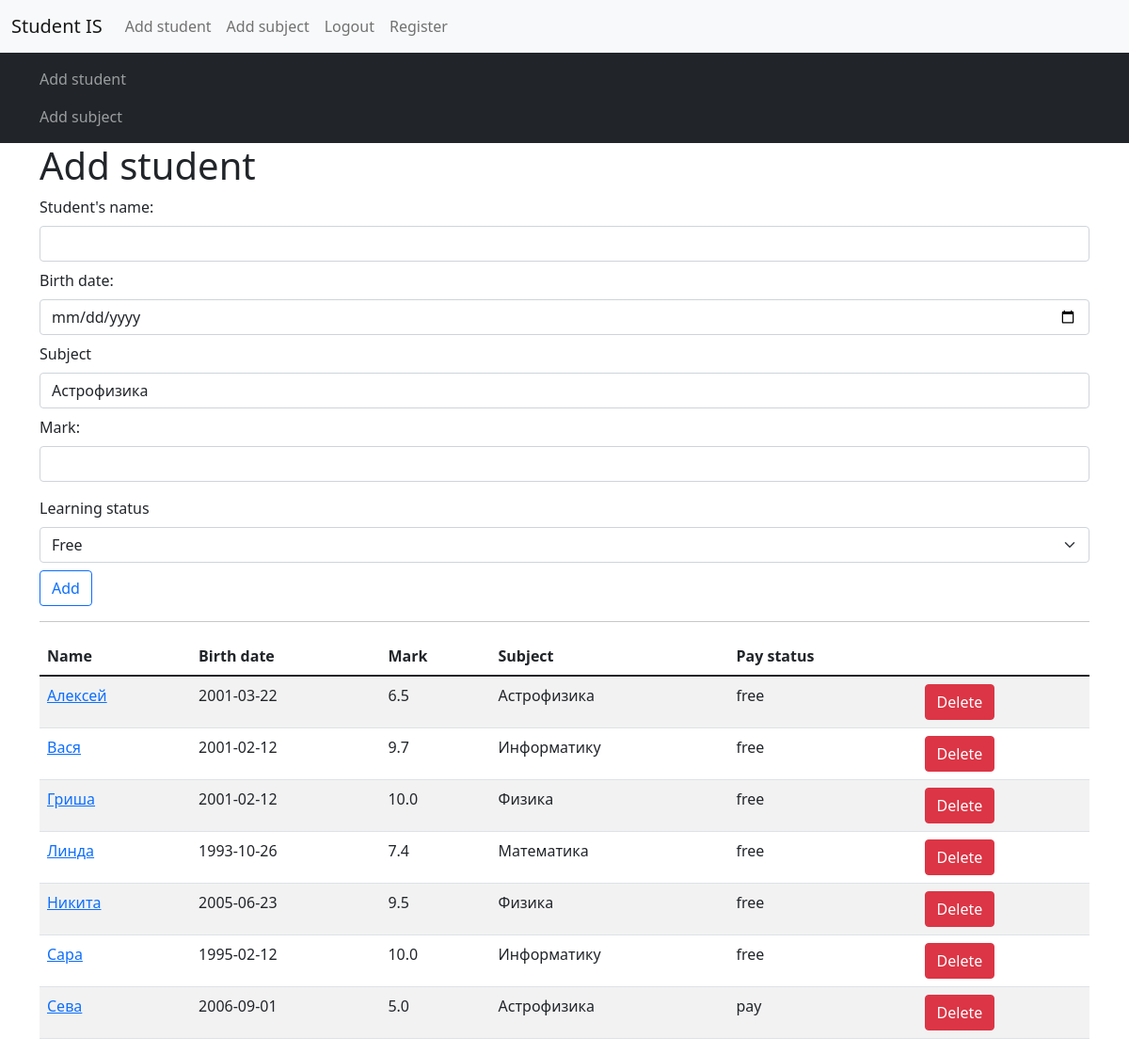
The page /add-student (signed in) on the database its author committed.
### models.py (models this page shows)
class Students(db.Model):
    id = db.Column(db.Integer, primary_key=True)
    name = db.Column(db.String(120), nullable=False)
    birth_date = db.Column(db.Date, nullable=False, default=datetime.now())
    mark = db.Column(db.Float, nullable=False, default=3.2)
    subject_id = db.Column(db.Integer, db.ForeignKey('subjects.id'))
    status = db.Column(db.String(10), nullable=False, default='Paid')

class Subjects(db.Model):
    id = db.Column(db.Integer, primary_key=True)
    name = db.Column(db.String(80), nullable=False)
    teacher_id = db.Column(db.Integer, db.ForeignKey('teachers.id'))
    student = db.relationship('Students', backref='subjects', lazy=True)

### routes.py (the view, shortened to what this page needs)
@app.route('/add-student', methods=['GET', 'POST'])
@login_required
def add_student():
    form = StudentForm()
    form.subject.choices = [(subject.id, subject.name) for subject in Subjects.query.order_by(Subjects.name).all()]
    students = Students.query.order_by(Students.name).all()
    return render_template('add_students.html', form=form, items=students)

### forms.py
class StudentForm(FlaskForm):
    name = StringField('Student\'s name: ',
                       validators=[DataRequired()])
    birth_date = DateField('Birth date: ',
                           validators=[DataRequired()])
    mark = FloatField('Mark: ')
    subject = SelectField('Subject', choices=[])
    status = SelectField('Learning status',
                         choices=[
                             ('free', 'Free'),
                             ('pay', 'Paid')
                         ])
    submit = SubmitField('Add')

### routes.py (called while the page is built)
@login.user_loader
def load_user(id):
    return User.query.get(int(id))

### templates/add_students.html
{% extends 'base.html' %}
{% block content %}
    <h1>Add student</h1>
    {% include 'snippets/student_form.html' %}
    <hr>
    {% if items|length > 1 %}
        <table class="table table-striped">
            <thead>
            <tr>
                <th>Name</th>
                <th>Birth date</th>
                <th>Mark</th>
                <th>Subject</th>
                <th>Pay status</th>
            </tr>
            </thead>
        <tbody>
            {% for student in items %}
                <tr>
                    <td><a href="/update-student/{{ student.id }}">{{ student.name }}</a></td>
                    <td>{{ student.birth_date }}</td>
                    <td>{{ student.mark }}</td>
                    <td>{{ student.subjects.name }}</td>
                    <td>{{ student.status }}</td>
                    <td><a href="/delete/{{ student.id }}" class="btn btn-danger">Delete</a></td>
                </tr>
            {% endfor %}
        </tbody>
        </table>
    {% endif %}
{% endblock %}

### templates/base.html (shortened to what this page needs)
<!DOCTYPE html>
<html lang="en">
<head>
    <link href="https://cdn.jsdelivr.net/npm/bootstrap@5.1.3/dist/css/bootstrap.min.css" rel="stylesheet">
</head>
<body>
<nav class="navbar navbar-expand-lg navbar-light bg-light">
    <div class="container-fluid">
        <a class="navbar-brand" href="{{ url_for('index') }}">Student IS</a>
        <div class="collapse navbar-collapse" id="navbarSupportedContent">
            <ul class="navbar-nav me-auto mb-2 mb-lg-0">
                <li class="nav-item">
                    <a class="nav-link" href="{{ url_for('add_student') }}">Add student</a>
                </li>
                <li class="nav-item">
                    <a class="nav-link" href="{{ url_for('add_subject') }}">Add subject</a>
                </li>
                <li class="nav-item">
                    {% if current_user.is_anonymous %}
                        <a href="{{ url_for('login') }}" class="nav-link">Login</a>
                    {% else %}
                        <a href="{{ url_for('logout') }}" class="nav-link">Logout</a>
                    {% endif %}
                </li>
                <li class="nav-item">
                    <a class="nav-link" href="{{ url_for('register') }}">Register</a>
                </li>
            </ul>
        </div>
    </div>
</nav>
<nav class="navbar navbar-dark bg-dark">
    <div class="container">
        <ul class="navbar-nav">
            <li class="nav-item">
                <a class="nav-link" href="{{ url_for('add_student') }}">Add student</a>
            </li>
            <li class="nav-item">
                <a class="nav-link" href="{{ url_for('add_subject') }}">Add subject</a>
            </li>
        </ul>
    </div>
</nav>
<div class="container">
    {% block content %}{% endblock %}
</div>
</body>
</html>

### templates/snippets/student_form.html (shortened to what this page needs)
<form action="" method="post">
        <div class="mb-2">
            {{ form.name.label(class='form-label') }}
            {{ form.name(class='form-control') }}
        </div>
        <div class="mb-2">
            {{ form.birth_date.label(class='form-label') }}
            {{ form.birth_date(class='form-control')  }}
        </div>
        <div class="mb-2">
            {{ form.subject.label(class='form-label') }}
            {{ form.subject(class='form-control')  }}
        </div>
        <div class="mb-3">
            {{ form.mark.label(class='form-label') }}
            {{ form.mark(class='form-control')  }}
        </div>
        <div class="mb-2">
            {{ form.status.label(class='form-label') }}
            {{ form.status(class='form-select')  }}
        </div>
        <div class="mb-3">
            {{ form.submit(class='btn btn-outline-primary') }}
        </div>
    </form>

### rows shown on the page
Students: name "Алексей", birth_date "2001-03-22", mark "6.5", subjects.name "Астрофизика", status "free"
Students: name "Вася", birth_date "2001-02-12", mark "9.7", subjects.name "Информатику", status "free"
Students: name "Гриша", birth_date "2001-02-12", mark "10.0", subjects.name "Физика", status "free"
Students: name "Линда", birth_date "1993-10-26", mark "7.4", subjects.name "Математика", status "free"
Students: name "Никита", birth_date "2005-06-23", mark "9.5", subjects.name "Физика", status "free"
Students: name "Сара", birth_date "1995-02-12", mark "10.0", subjects.name "Информатику", status "free"
Students: name "Сева", birth_date "2006-09-01", mark "5.0", subjects.name "Астрофизика", status "pay"
